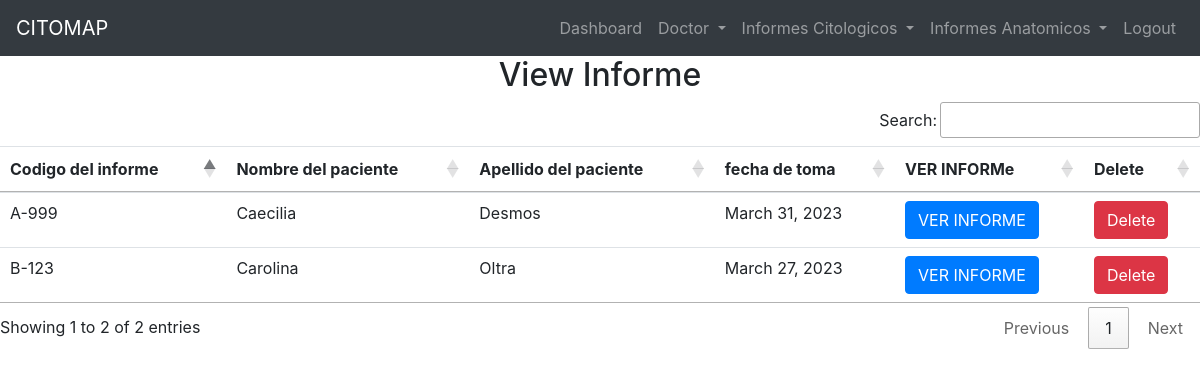
The page /view_informe_anat/ (signed in) on the database as committed earlier.
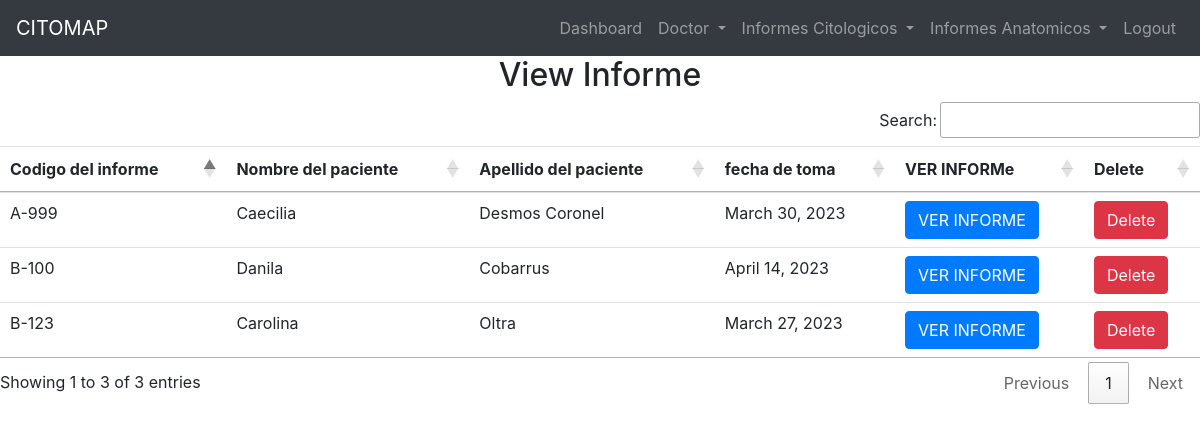
The same page on the database as committed later.
### hospital/models.py (models this page shows)
class InformeAnato(models.Model):
    CodigoInformeAnato = models.ForeignKey(CodigoInforme,on_delete=models.CASCADE)
    PacienteInformeAnato = models.ForeignKey(PacienteGenerales,on_delete=models.CASCADE)
    MuestraInformeAnato = models.ForeignKey(Muestra,on_delete=models.CASCADE)
    EstudioMacroscopicoInformeAnato =  models.CharField(max_length=1000,default='Sin descripcion')
    EstudioMicroscopicoInformeAnato =  models.CharField(max_length=1000,default='Sin descripcion')
    EspecimenInformeAnato = models.CharField(max_length=200,default='Sin descripcion')
    ConclusionInformeAnato = models.CharField(max_length=200,default='Sin descripcion')
    FechaPieInformeAnato = models.ForeignKey(FechaPie,on_delete=models.CASCADE)
    LugarInformeAnato = models.ForeignKey(Lugar,on_delete=models.CASCADE)
    DoctorInformeAnato = models.ForeignKey(Doctor,on_delete=models.CASCADE)

class CodigoInforme(models.Model):
    Codigo = models.CharField(max_length=20,default='000-X')

class PacienteGenerales(models.Model):
    Nombres = models.CharField(max_length=100)
    Apellidos = models.CharField(max_length=100,default='SinApellido',editable=True)
    Edad = models.IntegerField(null=True)
    Medico = models.CharField(max_length=100)
    Hospital = models.CharField(max_length=100)
    Muestra = models.CharField(max_length=200)
    Diagnostico = models.CharField(max_length=100)

class Muestra(models.Model):
    TomaDeMuestra = models.DateField(blank=True)
    Recepcion = models.DateField(blank=True)
    NumeroDeLaminas = models.IntegerField(blank=True)
    Tincion= models.CharField(max_length=100,blank=True)

### hospital/views.py (the view)
# urls.py: path('view_informe_anat/',views.View_Informe_Anat,name='view_informe_anat'),
def View_Informe_Anat(request):
    if not request.user.is_staff:
        return redirect('admin_login')
    inf = InformeAnato.objects.all()
    i = {'inf': inf}
    return render(request, 'view_informe_anat.html',i)

### hospital/templates/view_informe_anat.html
{% include 'base.html' %} {% include 'navigation.html' %} {% block content %}
<div>
  <h2 class="text-center">View Informe</h2>
  <table id="example" class="table table-hover">
    <thead>
      <tr>
        <th>Codigo del informe</th>
        <th>Nombre del paciente</th>
        <th>Apellido del paciente</th>
        <th>fecha de toma</th>
        <th>VER INFORMe</th>
        <th>Delete</th>
      </tr>
    </thead>
    <body>
      {% for i in inf%}
      <tr>
        <td>{{i.CodigoInformeAnato.Codigo}}</td>
        <td>{{i.PacienteInformeAnato.Nombres}}</td>
        <td>{{i.PacienteInformeAnato.Apellidos}}</td>
        <td>{{i.MuestraInformeAnato.Recepcion}}</td>
        <td>
          <a href="{% url 'ver_informe_anat' i.id %}" class="btn btn-primary"
            >VER INFORME</a
          >
        </td>
        <td>
          <a
            href="{% url 'delete_informe_anat' i.id %}"
            onclick="return confirm('Are you sure you want to delete')"
            class="btn btn-danger"
          >
            Delete
          </a>
        </td>
      </tr>
      {% endfor%}
    </body>
  </table>
</div>
{% endblock content%}

Rows that differ between the two databases and show on the page:
changed InformeAnato "Caecilia": PacienteInformeAnato.Apellidos "Desmos" → "Desmos Coronel"; MuestraInformeAnato.Recepcion "March 31, 2023" → "March 30, 2023"
added InformeAnato: CodigoInformeAnato.Codigo "B-100", PacienteInformeAnato.Nombres "Danila", PacienteInformeAnato.Apellidos "Cobarrus", MuestraInformeAnato.Recepcion "April 14, 2023"
Other text that changed with them:
text written by a page script: "Search: Showing 1 to 2 of 2 entries Previous 1 Next" → "Search: Showing 1 to 3 of 3 entries Previous 1 Next"
